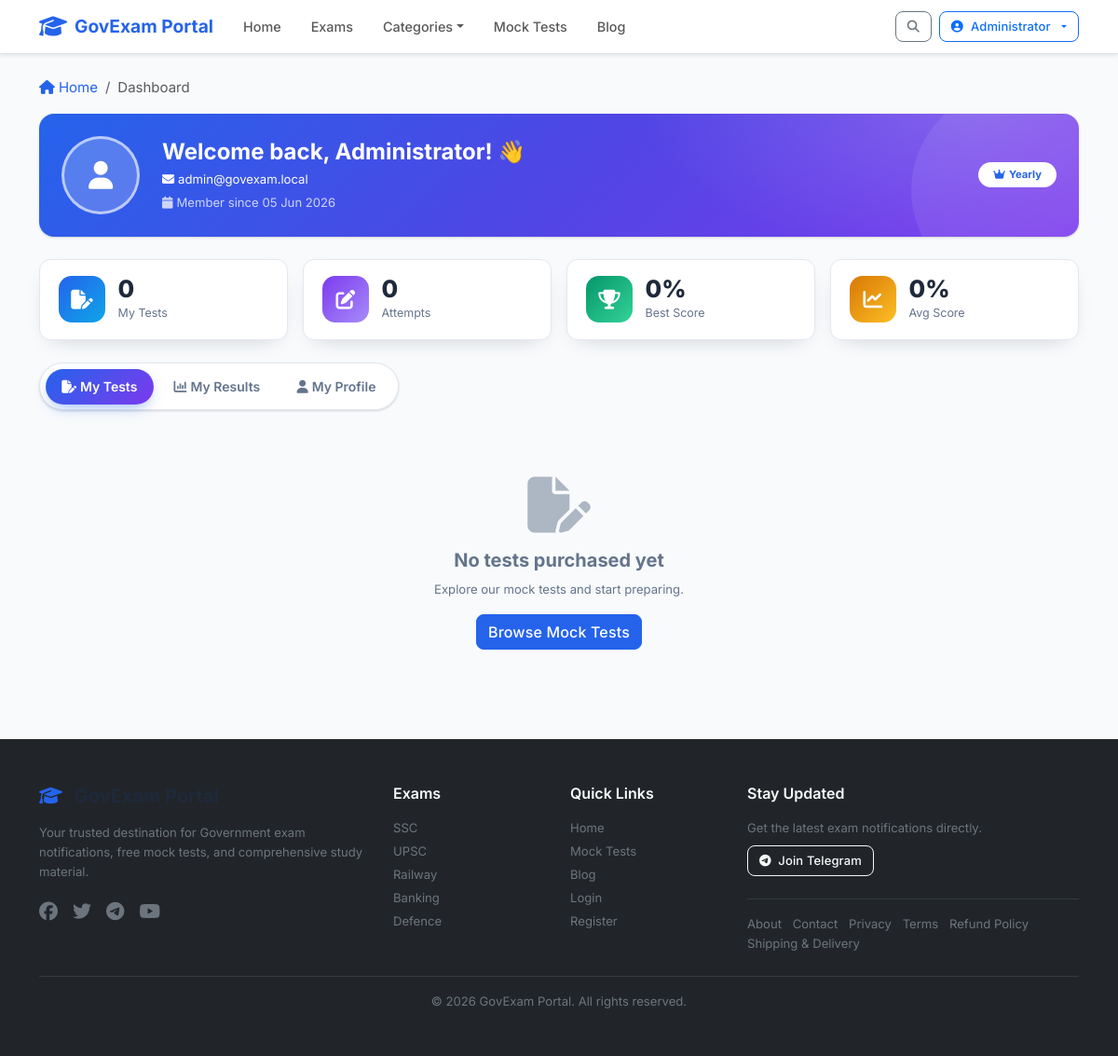
Page /pages/user/dashboard.php (signed in) on the committed database.
### tables this page shows
CREATE TABLE IF NOT EXISTS users (
    id INT AUTO_INCREMENT PRIMARY KEY,
    name VARCHAR(100),
    email VARCHAR(150) UNIQUE,
    password_hash VARCHAR(255),
    google_id VARCHAR(100),
    role ENUM('admin','premium','free') DEFAULT 'free',
    plan ENUM('monthly','yearly','free') DEFAULT 'free',
    plan_expiry DATE,
    email_verified TINYINT DEFAULT 0,
    avatar VARCHAR(255),
    created_at TIMESTAMP DEFAULT CURRENT_TIMESTAMP
);

### includes/functions.php (called while the page is built, shortened)
<?php
function format_date($date, $format = 'd M Y')
{
    $ts = strtotime($date);
    return date($format, $ts);
}

### pages/user/dashboard.php (the view, shortened to what this page needs)
<?php
require_once ROOT . '/config/db.php';
require_once ROOT . '/includes/functions.php';
$user_id = $_SESSION['user_id'];
$u_stmt = $pdo->prepare("SELECT id, name, email, role, plan, plan_expiry, avatar, created_at FROM users WHERE id = ? LIMIT 1");
$u_stmt->execute([$user_id]);
$user = $u_stmt->fetch(PDO::FETCH_ASSOC);
try {
    $tests_stmt = $pdo->prepare("SELECT mt.id, mt.title, mt.slug, mt.total_questions, mt.duration_minutes, p.created_at as purchase_date FROM payments p JOIN mock_tests mt ON p.plan = 'monthly' OR p.plan = 'yearly' WHERE p.user_id = ? AND p.status = 'success' ORDER BY p.created_at DESC LIMIT 20");
    $tests_stmt->execute([$user_id]);
    $purchased_tests = $tests_stmt->fetchAll(PDO::FETCH_ASSOC);
} catch (Exception $e) {
    $purchased_tests = [];
}
try {
    $results_stmt = $pdo->prepare("SELECT ua.id, ua.score, ua.total_marks, ua.correct_count, ua.wrong_count, ua.unanswered_count, ua.started_at, ua.completed_at, mt.title as test_title, mt.slug as test_slug FROM user_attempts ua JOIN mock_tests mt ON ua.test_id = mt.id WHERE ua.user_id = ? ORDER BY ua.started_at DESC LIMIT 20");
    $results_stmt->execute([$user_id]);
    $results = $results_stmt->fetchAll(PDO::FETCH_ASSOC);
} catch (Exception $e) {
    $results = [];
}
$active_tab = $_GET['tab'] ?? 'tests';
$tests_count   = count($purchased_tests);
$attempts_count = count($results);
$best_pct = 0;
$avg_pct  = 0;
require_once ROOT . '/includes/header.php';
require_once ROOT . '/includes/navbar.php';
?>
<div class="container my-4">
    <nav aria-label="breadcrumb" class="mb-3">
        <ol class="breadcrumb">
            <li class="breadcrumb-item"><a href="/"><i class="fa-solid fa-house me-1"></i>Home</a></li>
            <li class="breadcrumb-item active">Dashboard</li>
        </ol>
    </nav>
    <div class="card dash-hero no-lift mb-4">
        <div class="card-body p-4">
            <div class="d-flex align-items-center gap-3 gap-md-4 flex-wrap position-relative" style="z-index:1;">
                <div class="flex-shrink-0">
                    <?php if ($user['avatar']): ?>
                        <img src="/uploads/avatars/<?= htmlspecialchars($user['avatar']) ?>" class="dash-avatar" alt="avatar">
                    <?php else: ?>
                        <div class="dash-avatar-fallback">
                            <i class="fa-solid fa-user fa-2x text-white"></i>
                        </div>
                    <?php endif; ?>
                </div>
                <div class="text-white">
                    <h4 class="text-white fw-bold mb-1">Welcome back, <?= htmlspecialchars($user['name'] ?: 'User') ?>! 👋</h4>
                    <p class="mb-1 opacity-90 small"><i class="fa-solid fa-envelope me-1"></i><?= htmlspecialchars($user['email']) ?></p>
                    <p class="mb-0 opacity-75 small">
                        <i class="fa-solid fa-calendar me-1"></i>Member since <?= htmlspecialchars(format_date($user['created_at'])) ?>
                    </p>
                </div>
                <div class="ms-auto">
                    <span class="badge bg-white text-primary fw-bold px-3 py-2 rounded-pill">
                        <i class="fa-solid fa-crown me-1"></i><?= htmlspecialchars(ucfirst($user['plan'] ?: $user['role'])) ?>
                    </span>
                </div>
            </div>
        </div>
    </div>
    <div class="row g-3 mb-4">
        <div class="col-6 col-lg-3">
            <div class="dash-stat">
                <div class="dash-stat-icon" style="background:linear-gradient(135deg,#2563EB,#0ea5e9);">
                    <i class="fa-solid fa-file-pen"></i>
                </div>
                <div>
                    <div class="dash-stat-value"><?= $tests_count ?></div>
                    <div class="dash-stat-label">My Tests</div>
                </div>
            </div>
        </div>
        <div class="col-6 col-lg-3">
            <div class="dash-stat">
                <div class="dash-stat-icon" style="background:linear-gradient(135deg,#7c3aed,#a78bfa);">
                    <i class="fa-solid fa-pen-to-square"></i>
                </div>
                <div>
                    <div class="dash-stat-value"><?= $attempts_count ?></div>
                    <div class="dash-stat-label">Attempts</div>
                </div>
            </div>
        </div>
        <div class="col-6 col-lg-3">
            <div class="dash-stat">
                <div class="dash-stat-icon" style="background:linear-gradient(135deg,#059669,#34d399);">
                    <i class="fa-solid fa-trophy"></i>
                </div>
                <div>
                    <div class="dash-stat-value"><?= $best_pct ?>%</div>
                    <div class="dash-stat-label">Best Score</div>
                </div>
            </div>
        </div>
        <div class="col-6 col-lg-3">
            <div class="dash-stat">
                <div class="dash-stat-icon" style="background:linear-gradient(135deg,#d97706,#fbbf24);">
                    <i class="fa-solid fa-chart-line"></i>
                </div>
                <div>
                    <div class="dash-stat-value"><?= $avg_pct ?>%</div>
                    <div class="dash-stat-label">Avg Score</div>
                </div>
            </div>
        </div>
    </div>
    <div class="dash-tabs mb-4">
        <a class="dash-tab<?= $active_tab === 'tests' ? ' active' : '' ?>" href="?tab=tests">
            <i class="fa-solid fa-file-pen me-1"></i>My Tests
        </a>
        <a class="dash-tab<?= $active_tab === 'results' ? ' active' : '' ?>" href="?tab=results">
            <i class="fa-solid fa-chart-column me-1"></i>My Results
        </a>
        <a class="dash-tab<?= $active_tab === 'profile' ? ' active' : '' ?>" href="?tab=profile">
            <i class="fa-solid fa-user me-1"></i>My Profile
        </a>
    </div>
    <?php if ($active_tab === 'tests'): ?>
        <?php if (empty($purchased_tests)): ?>
            <div class="text-center py-5 text-muted">
                <i class="fa-solid fa-file-pen fa-4x mb-3 opacity-50"></i>
                <h5 class="text-muted">No tests purchased yet</h5>
                <p class="text-muted small mb-3">Explore our mock tests and start preparing.</p>
                <a href="/pages/tests/" class="btn btn-primary">Browse Mock Tests</a>
            </div>
        <?php endif; ?>
    <?php endif; ?>
</div>
<?php require_once ROOT . '/includes/footer.php'; ?>

### assets/css/style.css (style rules this page uses)
:root { --primary: #2563EB; --primary-dark: #1d4ed8; --primary-light: #dbeafe; --secondary: #64748b; --success: #059669; --success-light: #d1fae5; --warning: #D97706; --warning-light: #fef3c7; --danger: #DC2626; --danger-light: #fee2e2; --info: #0ea5e9; --info-light: #e0f2fe; --purple: #7c3aed; --purple-light: #ede9fe; --dark: #1e293b; --darker: #0f172a; --gray: #64748b; --gray-100: #f1f5f9; --gray-200: #e2e8f0; --gray-300: #cbd5e1; --light: #f8fafc; --white: #ffffff; --border: #e2e8f0; --shadow: 0 1px 3px rgba(0,0,0,0.1), 0 1px 2px rgba(0,0,0,0.06); --shadow-md: 0 4px 6px -1px rgba(0,0,0,0.1), 0 2px 4px -1px rgba(0,0,0,0.06); --shadow-lg: 0 10px 15px -3px rgba(0,0,0,0.1), 0 4px 6px -2px rgba(0,0,0,0.05); --shadow-xl: 0 20px 25px -5px rgba(0,0,0,0.1), 0 10px 10px -5px rgba(0,0,0,0.04); --radius: 12px; --radius-sm: 8px; --radius-lg: 16px; --radius-xl: 24px; --transition: all 0.2s ease; --transition-slow:all 0.35s ease; --font: 'Inter', -apple-system, BlinkMacSystemFont, 'Segoe UI', sans-serif; }
*, *::before, *::after { box-sizing: border-box; }
html { scroll-behavior: smooth; }
body { font-family: var(--font); font-size: 0.9375rem; line-height: 1.6; color: var(--dark); background: var(--light); -webkit-font-smoothing: antialiased; -moz-osx-font-smoothing: grayscale; }
h1, h2, h3, h4, h5, h6 { font-weight: 700; line-height: 1.3; color: var(--dark); }
a { color: var(--primary); text-decoration: none; transition: var(--transition); }
.card { border-radius: var(--radius); border: 1px solid var(--border); box-shadow: var(--shadow); transition: var(--transition); background: var(--white); overflow: hidden; }
.card-body { padding: 1.25rem; }
.btn { border-radius: var(--radius-sm); font-weight: 500; transition: var(--transition); letter-spacing: 0.01em; }
.btn-primary { background: var(--primary); border-color: var(--primary); }
.text-primary { color: var(--primary) !important; }
.text-muted { color: var(--gray) !important; }
.dash-hero { position: relative; overflow: hidden; border: none; border-radius: var(--radius-lg); background: radial-gradient(600px 300px at 90% -10%, rgba(255,255,255,0.18), transparent 60%), linear-gradient(135deg, #2563EB 0%, #4f46e5 50%, #7c3aed 100%); color: #fff; }
.dash-hero::after { content: ''; position: absolute; right: -40px; bottom: -60px; width: 220px; height: 220px; background: rgba(255,255,255,0.08); border-radius: 50%; pointer-events: none; }
.dash-avatar-fallback { width: 84px; height: 84px; border-radius: 50%; background: rgba(255,255,255,0.2); display: flex; align-items: center; justify-content: center; border: 3px solid rgba(255,255,255,0.6); }
.dash-stat { display: flex; align-items: center; gap: 0.85rem; background: #fff; border: 1px solid var(--border); border-radius: var(--radius); padding: 1.1rem 1.25rem; box-shadow: 0 8px 24px -14px rgba(15, 23, 42, 0.3); transition: var(--transition); height: 100%; }
.dash-stat-icon { width: 50px; height: 50px; min-width: 50px; border-radius: 14px; display: flex; align-items: center; justify-content: center; font-size: 1.3rem; color: #fff; }
.dash-stat-value { font-size: 1.6rem; font-weight: 800; line-height: 1; color: var(--dark); }
.dash-stat-label { font-size: 0.78rem; color: var(--gray); margin-top: 3px; }
.dash-tabs { display: inline-flex; flex-wrap: wrap; gap: 0.25rem; background: #fff; border: 1px solid var(--border); border-radius: 50px; padding: 0.35rem; box-shadow: var(--shadow); }
.dash-tabs .dash-tab { border: none; background: transparent; color: var(--gray); font-weight: 600; font-size: 0.875rem; padding: 0.5rem 1.1rem; border-radius: 50px; transition: var(--transition); white-space: nowrap; }
.dash-tabs .dash-tab.active { color: #fff; background: linear-gradient(135deg, var(--primary), var(--purple)); box-shadow: 0 6px 16px -6px rgba(37, 99, 235, 0.6); }

### rows in the picture
users: name "Administrator", email "admin@govexam.local", created_at "05 Jun 2026", plan "Yearly"

### other values in the picture
$site_name "GovExam Portal"
$user_name "Administrator"
$tests_count "0"
$attempts_count "0"
$best_pct "0"
$avg_pct "0"
